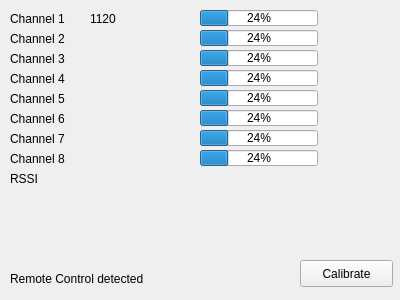
<?xml version="1.0" encoding="UTF-8"?>
<ui version="4.0">
 <class>QGCRemoteControlView</class>
 <widget class="QWidget" name="QGCRemoteControlView">
  <property name="geometry">
   <rect>
    <x>0</x>
    <y>0</y>
    <width>400</width>
    <height>300</height>
   </rect>
  </property>
  <property name="windowTitle">
   <string>Form</string>
  </property>
  <widget class="QPushButton" name="pushButton">
   <property name="geometry">
    <rect>
     <x>300</x>
     <y>260</y>
     <width>93</width>
     <height>27</height>
    </rect>
   </property>
   <property name="text">
    <string>Calibrate</string>
   </property>
  </widget>
  <widget class="QLabel" name="label">
   <property name="geometry">
    <rect>
     <x>10</x>
     <y>270</y>
     <width>171</width>
     <height>17</height>
    </rect>
   </property>
   <property name="text">
    <string>Remote Control detected</string>
   </property>
  </widget>
  <widget class="QLabel" name="label_2">
   <property name="geometry">
    <rect>
     <x>10</x>
     <y>10</y>
     <width>71</width>
     <height>17</height>
    </rect>
   </property>
   <property name="text">
    <string>Channel 1</string>
   </property>
  </widget>
  <widget class="QLabel" name="label_3">
   <property name="geometry">
    <rect>
     <x>10</x>
     <y>30</y>
     <width>71</width>
     <height>17</height>
    </rect>
   </property>
   <property name="text">
    <string>Channel 2</string>
   </property>
  </widget>
  <widget class="QLabel" name="label_4">
   <property name="geometry">
    <rect>
     <x>10</x>
     <y>50</y>
     <width>71</width>
     <height>17</height>
    </rect>
   </property>
   <property name="text">
    <string>Channel 3</string>
   </property>
  </widget>
  <widget class="QLabel" name="label_5">
   <property name="geometry">
    <rect>
     <x>10</x>
     <y>70</y>
     <width>71</width>
     <height>17</height>
    </rect>
   </property>
   <property name="text">
    <string>Channel 4</string>
   </property>
  </widget>
  <widget class="QLabel" name="label_6">
   <property name="geometry">
    <rect>
     <x>10</x>
     <y>90</y>
     <width>71</width>
     <height>17</height>
    </rect>
   </property>
   <property name="text">
    <string>Channel 5</string>
   </property>
  </widget>
  <widget class="QLabel" name="label_7">
   <property name="geometry">
    <rect>
     <x>10</x>
     <y>110</y>
     <width>71</width>
     <height>17</height>
    </rect>
   </property>
   <property name="text">
    <string>Channel 6</string>
   </property>
  </widget>
  <widget class="QLabel" name="label_8">
   <property name="geometry">
    <rect>
     <x>10</x>
     <y>130</y>
     <width>71</width>
     <height>17</height>
    </rect>
   </property>
   <property name="text">
    <string>Channel 7</string>
   </property>
  </widget>
  <widget class="QLabel" name="label_9">
   <property name="geometry">
    <rect>
     <x>10</x>
     <y>150</y>
     <width>71</width>
     <height>17</height>
    </rect>
   </property>
   <property name="text">
    <string>Channel 8</string>
   </property>
  </widget>
  <widget class="QLabel" name="label_10">
   <property name="geometry">
    <rect>
     <x>10</x>
     <y>170</y>
     <width>62</width>
     <height>17</height>
    </rect>
   </property>
   <property name="text">
    <string>RSSI</string>
   </property>
  </widget>
  <widget class="QProgressBar" name="chan1ProgressBar">
   <property name="geometry">
    <rect>
     <x>200</x>
     <y>10</y>
     <width>118</width>
     <height>16</height>
    </rect>
   </property>
   <property name="value">
    <number>24</number>
   </property>
  </widget>
  <widget class="QProgressBar" name="chan2ProgressBar">
   <property name="geometry">
    <rect>
     <x>200</x>
     <y>30</y>
     <width>118</width>
     <height>16</height>
    </rect>
   </property>
   <property name="value">
    <number>24</number>
   </property>
  </widget>
  <widget class="QProgressBar" name="chan3ProgressBar">
   <property name="geometry">
    <rect>
     <x>200</x>
     <y>50</y>
     <width>118</width>
     <height>16</height>
    </rect>
   </property>
   <property name="value">
    <number>24</number>
   </property>
  </widget>
  <widget class="QProgressBar" name="chan4ProgressBar">
   <property name="geometry">
    <rect>
     <x>200</x>
     <y>70</y>
     <width>118</width>
     <height>16</height>
    </rect>
   </property>
   <property name="value">
    <number>24</number>
   </property>
  </widget>
  <widget class="QProgressBar" name="chan5ProgressBar">
   <property name="geometry">
    <rect>
     <x>200</x>
     <y>90</y>
     <width>118</width>
     <height>16</height>
    </rect>
   </property>
   <property name="value">
    <number>24</number>
   </property>
  </widget>
  <widget class="QProgressBar" name="chan6ProgressBar">
   <property name="geometry">
    <rect>
     <x>200</x>
     <y>110</y>
     <width>118</width>
     <height>16</height>
    </rect>
   </property>
   <property name="value">
    <number>24</number>
   </property>
  </widget>
  <widget class="QProgressBar" name="chan7ProgressBar">
   <property name="geometry">
    <rect>
     <x>200</x>
     <y>130</y>
     <width>118</width>
     <height>16</height>
    </rect>
   </property>
   <property name="value">
    <number>24</number>
   </property>
  </widget>
  <widget class="QProgressBar" name="chan8ProgressBar">
   <property name="geometry">
    <rect>
     <x>200</x>
     <y>150</y>
     <width>118</width>
     <height>16</height>
    </rect>
   </property>
   <property name="value">
    <number>24</number>
   </property>
  </widget>
  <widget class="QLabel" name="label_11">
   <property name="geometry">
    <rect>
     <x>90</x>
     <y>10</y>
     <width>41</width>
     <height>17</height>
    </rect>
   </property>
   <property name="text">
    <string>1120</string>
   </property>
  </widget>
 </widget>
 <resources/>
 <connections/>
</ui>
